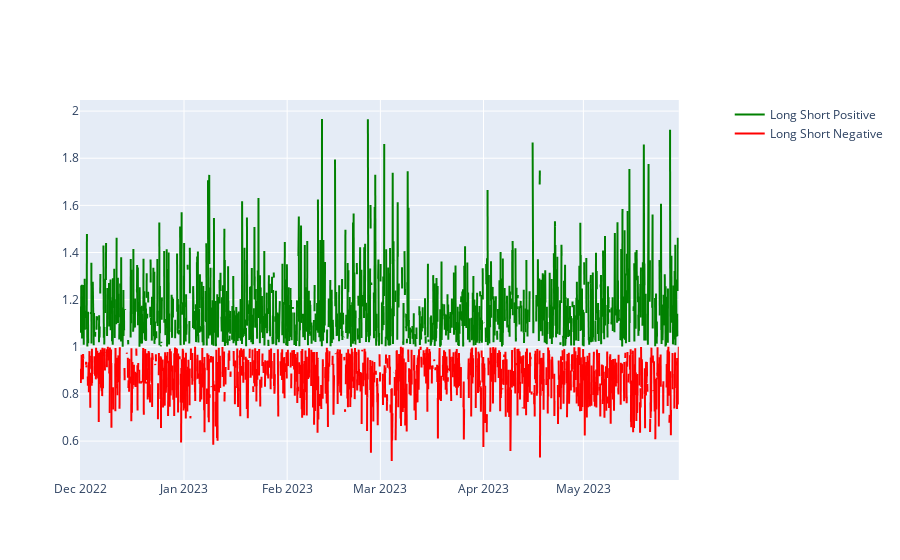

The code cell stored with this chart in its notebook:
### Code cell
# create subplots with two y-axes
fig = make_subplots(specs=[[{"secondary_y": True}]])

# add the trace for the close data to the first y-axis
fig.add_trace(go.Scatter(
    x=pd.to_datetime(df['t'], unit='ms'),
    y=positive,
    name='Long Short Positive',
    line=dict(color='green'))
)

# add the trace for the close data to the first y-axis
fig.add_trace(go.Scatter(
    x=pd.to_datetime(df['t'], unit='ms'),
    y=negative,
    name='Long Short Negative',
    line=dict(color='red'))
)

### Figure 1 — Plotly figure (JSON) as saved in the notebook; plotly's stock layout.template omitted (floating-point values rounded to 4 significant figures; data arrays with more than 128 entries replaced by an {"elided": "..."} marker saying what was removed)
{"data": [{"line": {"color": "green"}, "name": "Long Short Positive", "type": "scatter", "x": {"elided": "4314 str values"}, "y": {"elided": "4314 float values"}}, {"line": {"color": "red"}, "name": "Long Short Negative", "type": "scatter", "x": {"elided": "4314 str values"}, "y": {"elided": "4314 float values"}}], "layout": {"xaxis": {"anchor": "y", "domain": [0, 0.94]}, "yaxis": {"anchor": "x", "domain": [0, 1]}, "yaxis2": {"anchor": "x", "overlaying": "y", "side": "right"}}}
